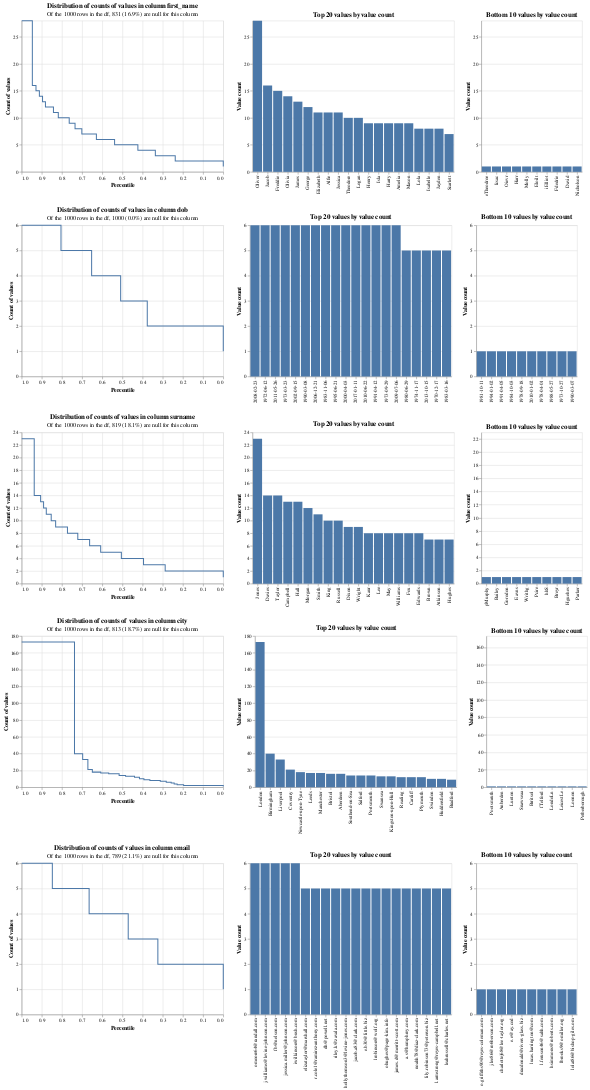

Source (notebook cell):
### Code cell
import altair as alt
alt.renderers.enable('mimetype')
#alt.renderers.enable('default')
column_value_frequencies_chart(['first_name', "surname", "dob", "city", "email"], df, spark)
